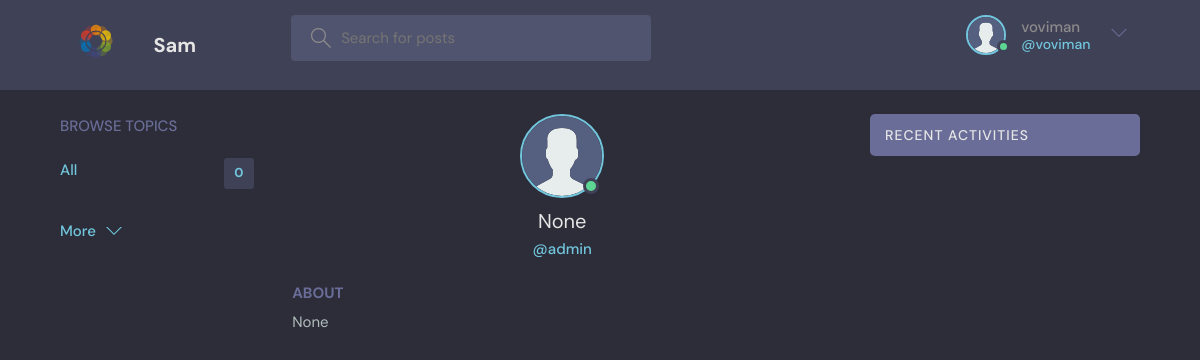
The app's page /profile/2/ (signed in) with its own data.
### base/models.py (models this page shows)
class User(AbstractUser):
    name = models.CharField(max_length=200, null=True)
    email = models.EmailField(unique=True, null=True)
    bio = models.TextField(null=True)
    avatar = models.ImageField(null=True, default="avatar.svg")
    USERNAME_FIELD = 'email'
    REQUIRED_FIELDS = ['username']

### base/views.py (the view)
# urls.py: path('profile/<str:pk>/', views.userProfile, name="user-profile"),
def userProfile(request, pk):
    user = User.objects.get(id=pk)
    rooms = user.room_set.all()
    room_messages = user.message_set.all()
    topics = Topic.objects.all()
    context = {'user': user, 'rooms': rooms,
               'room_messages': room_messages, 'topics': topics}
    return render(request, 'base/profile.html', context)

### base/templates/base/profile.html (shortened to what this page needs)
{% extends 'main.html' %}
{% block content %}
<main class="profile-page layout layout--3">
  <div class="container">
    {% include 'base/topics_component.html' %}
    <div class="roomList">
      <div class="profile">
        <div class="profile__avatar">
          <div class="avatar avatar--large active">
            <img src="{{user.avatar.url}}" />
          </div>
        </div>
        <div class="profile__info">
          <h3>{{user.name}}</h3>
          <p>@{{user.username}}</p>
        </div>
        <div class="profile__about">
          <h3>About</h3>
          <p>
            {{user.bio}}
          </p>
        </div>
      </div>
    </div>
    {% include 'base/activity_component.html' %}
  </div>
</main>
{% endblock content %}

### templates/navbar.html (shortened to what this page needs)
{% load static %}
<header class="header header--loggedIn">
    <div class="container">
        <a href="{% url 'home' %}" class="header__logo">
            <img class="logo" src="/static/images/logo.svg" />
            <h1>Sam</h1>
        </a>
        <form class="header__search" method="GET" action="{% url 'home' %}">
            <label>
                <input name="q" placeholder="Search for posts" />
            </label>
        </form>
        <nav class="header__menu">
            {% if request.user.is_authenticated %}
            <div class="header__user">
                <a href="{% url 'update-user' %}">
                    <div class="avatar avatar--medium active">
                        <img src="{{request.user.avatar.url}}" />
                    </div>
                    <p>{{request.user.username}} <span>@{{request.user.username}}</span></p>
                </a>
                <button class="dropdown-button">
                    <svg version="1.1" xmlns="http://www.w3.org/2000/svg" width="32" height="32" viewBox="0 0 32 32">
                        <title>chevron-down</title>
                        <path d="M16 21l-13-13h-3l16 16 16-16h-3l-13 13z"></path>
                    </svg>
                </button>
            </div>
            {% else %}
            <a href="{% url 'login' %}">
                <img src="{% static 'images/avatar.svg' %}" />
                <p>Login</p>
            </a>
            {% endif %}
        </nav>
    </div>
</header>

### static/styles/style.css (style rules this page uses)
:root { --color-main: #71c6dd; --color-main-light: #e1f6fb; --color-dark: #3f4156; --color-dark-medium: #51546e; --color-dark-light: #696d97; --color-light: #e5e5e5; --color-gray: #8b8b8b; --color-light-gray: #b2bdbd; --color-bg: #2d2d39; --color-success: #5dd693; --color-error: #fc4b0b; }
* { font-family: "DM Sans", -apple-system, BlinkMacSystemFont, "Segoe UI", Roboto, Oxygen, Ubuntu, Cantarell, "Open Sans", "Helvetica Neue", sans-serif; margin: 0; padding: 0; box-sizing: border-box; text-rendering: optimizeLegibility; font-size: inherit; }
html { font-size: 56.25%; }
@media only screen and (min-width: 1200px) { html { font-size: 62.5%; } }
body { line-height: 1.6; font-weight: 400; font-size: 1.5rem; color: var(--color-light-gray); background-color: var(--color-bg); min-height: 100vh; }
img { width: 100%; }
a { display: inline-block; color: var(--color-main); text-decoration: none; }
.container { max-width: 120rem; width: 90%; margin: auto; }
.avatar { position: relative; display: inline-block; border-radius: 50%; border: 2px solid var(--color-main); }
.avatar img { display: block; border-radius: 50%; object-fit: cover; object-position: center; }
.avatar::after { content: ""; display: block; position: absolute; background-color: var(--color-gray); z-index: 111; border-radius: 50%; border: 0.3rem solid var(--color-dark); }
.avatar.active::after { background-color: var(--color-success); }
.avatar.avatar--medium img { width: 3.6rem; height: 3.6rem; border-radius: 50%; }
.avatar.avatar--medium:after { width: 0.7rem; height: 0.7rem; bottom: 0px; right: -6px; }
.avatar.avatar--large img { display: block; width: 8rem; height: 8rem; border-radius: 50%; }
.avatar.avatar--large:after { width: 1rem; height: 1rem; bottom: 2px; right: 3.5px; }
.header { padding: 1.5rem; background-color: var(--color-dark); }
.header > .container { display: flex; gap: 9.5rem; }
.header__logo, .header__user { display: flex; gap: 2rem; align-items: center; justify-content: space-between; }
.header__logo > img { height: 6rem; width: 6rem; }
.header__logo > h1 { font-weight: 700; font-size: 2rem; color: var(--color-light); }
.header__search > label { background-color: var(--color-dark-medium); padding: 1.3rem 1rem; display: flex; align-items: center; gap: 1rem; border-radius: 4px; }
.header__search svg { fill: var(--color-gray); width: 2rem; height: 2rem; margin-left: 1rem; }
.header__search input { width: 30rem; background: transparent; border: none; outline: none; color: var(--color-light); }
.header__menu { margin-left: auto; position: relative; }
.header__menu a { display: flex; gap: 1.5rem; align-items: center; font-weight: 500; text-decoration: none; color: var(--color-gray); }
.header__menu img { height: 3.6rem; }
.header__menu p { line-height: 1.2; }
.header__menu span { color: var(--color-main); font-weight: 500; font-size: 1.4rem; display: block; }
.header__menu svg { width: 1.6rem; height: 1.6rem; fill: var(--color-dark-light); }
.dropdown-button { background: transparent; border: 0; outline: 0; cursor: pointer; }
.layout { margin-top: 2.4rem; }
.layout > .container { display: flex; justify-content: space-between; align-items: flex-start; }
.layout--3 > .container > div:nth-child(2) { flex-basis: 50%; }
.profile { margin-bottom: 3rem; }
.profile__avatar { text-align: center; }
.profile__info { text-align: center; }
.profile__info h3 { font-size: 2rem; color: var(--color-light); font-weight: 400; }
.profile__info p { color: var(--color-main); font-weight: 500; margin-bottom: 1rem; }
.profile__about { margin-top: 2rem; }
.profile__about h3 { text-transform: uppercase; color: var(--color-dark-light); margin-bottom: 0.5rem; }

### records on screen
User: user.avatar (placeholder picture), user.username "voviman"
User: avatar (placeholder picture), name "None", username "admin", bio "None"

### other values on screen
{{ topics.count }} "0"
